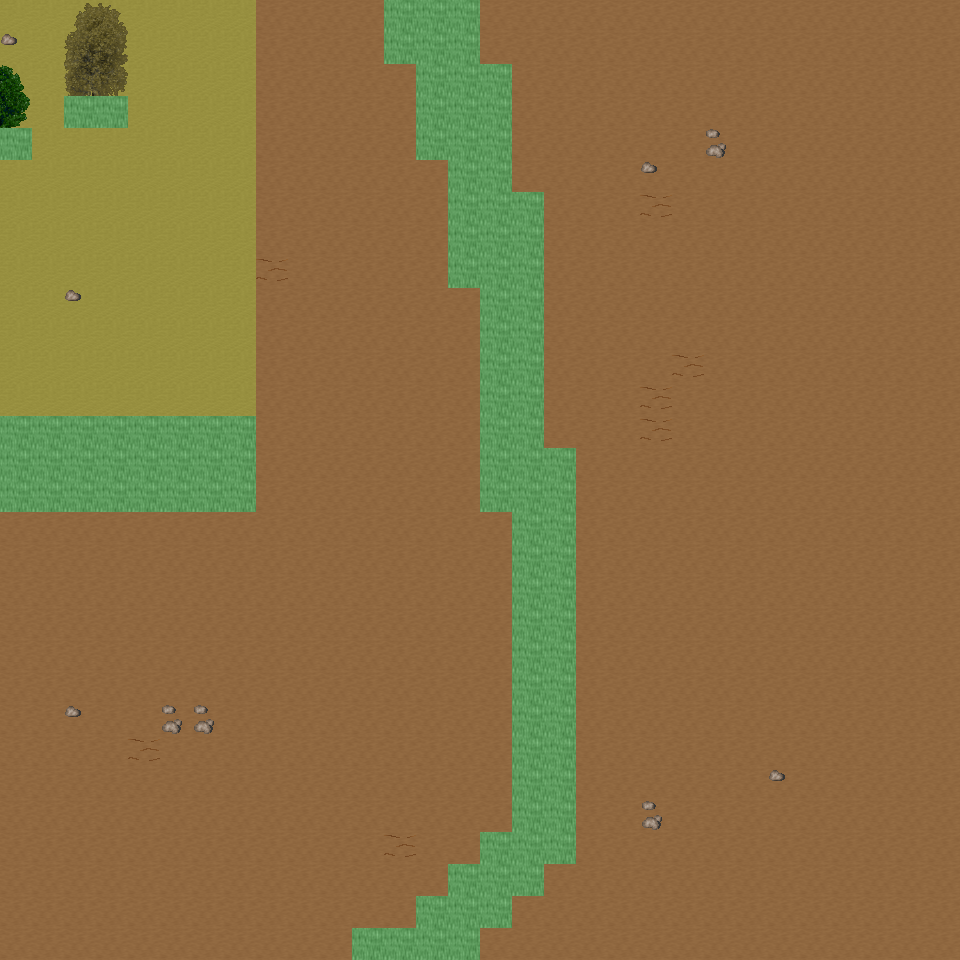

Below is a game level as drawn by its tile map, then a one-line description and the .tmx that defines it (tile-layer data replaced by summaries):
An orthogonal 30x30 tile map with 32x32 px tiles, 6 tile layers (Ground, Object, Object2, Above, ...), 23 tilesets and 7 objects (7x mapExit).

<map version="1.0" orientation="orthogonal" renderorder="right-down" width="30" height="30" tilewidth="32" tileheight="32" nextobjectid="8">
  <tileset firstgid="1" name="tileset_ground_ground" tilewidth="32" tileheight="32" tilecount="33" columns="3">
    <image source="../drawable/tileset_ground_ground.png" width="96" height="352" />
  </tileset>
  <tileset firstgid="34" name="tileset_ground_water_pool" tilewidth="32" tileheight="32" tilecount="72" columns="3">
    <image source="../drawable/tileset_ground_water_pool.png" width="96" height="768" />
  </tileset>
  <tileset firstgid="106" name="tileset_ground_ridge_earth_dark" tilewidth="32" tileheight="32" tilecount="96" columns="12">
    <image source="../drawable/tileset_ground_ridge_earth_dark.png" width="384" height="256" />
  </tileset>
  <tileset firstgid="202" name="tileset_ground_ridge_earth_pale" tilewidth="32" tileheight="32" tilecount="96" columns="12">
    <image source="../drawable/tileset_ground_ridge_earth_pale.png" width="384" height="256" />
  </tileset>
  <tileset firstgid="298" name="tileset_ground_grass_edges" tilewidth="32" tileheight="32" tilecount="36" columns="12">
    <image source="../drawable/tileset_ground_grass_edges.png" width="384" height="96" />
  </tileset>
  <tileset firstgid="334" name="tileset_ground_grass_corners" tilewidth="32" tileheight="32" tilecount="24" columns="6">
    <image source="../drawable/tileset_ground_grass_corners.png" width="192" height="128" />
  </tileset>
  <tileset firstgid="358" name="tileset_ground_earth_edges" tilewidth="32" tileheight="32" tilecount="18" columns="6">
    <image source="../drawable/tileset_ground_earth_edges.png" width="192" height="96" />
  </tileset>
  <tileset firstgid="376" name="tileset_ground_rock_pebbles" tilewidth="32" tileheight="32" tilecount="3" columns="1">
    <image source="../drawable/tileset_ground_rock_pebbles.png" width="32" height="96" />
  </tileset>
  <tileset firstgid="379" name="tileset_ground_ladder_steps" tilewidth="32" tileheight="32" tilecount="6" columns="3">
    <image source="../drawable/tileset_ground_ladder_steps.png" width="96" height="64" />
  </tileset>
  <tileset firstgid="385" name="tileset_plant_grasses" tilewidth="32" tileheight="32" tilecount="6" columns="3">
    <image source="../drawable/tileset_plant_grasses.png" width="96" height="64" />
  </tileset>
  <tileset firstgid="391" name="tileset_plant_flower_daisy_red" tilewidth="32" tileheight="32" tilecount="8" columns="2">
    <image source="../drawable/tileset_plant_flower_daisy_red.png" width="64" height="128" />
  </tileset>
  <tileset firstgid="399" name="tileset_plant_flower_daisy_yellow" tilewidth="32" tileheight="32" tilecount="8" columns="2">
    <image source="../drawable/tileset_plant_flower_daisy_yellow.png" width="64" height="128" />
  </tileset>
  <tileset firstgid="407" name="tileset_plant_flower_daisy_blue" tilewidth="32" tileheight="32" tilecount="8" columns="2">
    <image source="../drawable/tileset_plant_flower_daisy_blue.png" width="64" height="128" />
  </tileset>
  <tileset firstgid="415" name="tileset_item_corpse_huge_animal" tilewidth="32" tileheight="32" tilecount="16" columns="2">
    <image source="../drawable/tileset_item_corpse_huge_animal.png" width="64" height="256" />
  </tileset>
  <tileset firstgid="431" name="tileset_item_pot_dark_barrel" tilewidth="32" tileheight="32" tilecount="2" columns="1">
    <image source="../drawable/tileset_item_pot_dark_barrel.png" width="32" height="64" />
  </tileset>
  <tileset firstgid="433" name="tileset_item_statue_green_stone" tilewidth="32" tileheight="32" tilecount="12" columns="4">
    <image source="../drawable/tileset_item_statue_green_stone.png" width="128" height="96" />
  </tileset>
  <tileset firstgid="445" name="tileset_logic_creature_orc" tilewidth="32" tileheight="32" tilecount="6" columns="6">
    <image source="../drawable/tileset_logic_creature_orc.png" width="192" height="32" />
  </tileset>
  <tileset firstgid="451" name="tileset_logic_creature_animal" tilewidth="32" tileheight="32" tilecount="32" columns="8">
    <image source="../drawable/tileset_logic_creature_animal.png" width="256" height="128" />
  </tileset>
  <tileset firstgid="483" name="tileset_logic_portal" tilewidth="32" tileheight="32" tilecount="24" columns="8">
    <image source="../drawable/tileset_logic_portal.png" width="256" height="96" />
  </tileset>
  <tileset firstgid="507" name="tileset_logic_collision" tilewidth="32" tileheight="32" tilecount="1" columns="1">
    <image source="../drawable/tileset_logic_collision.png" width="32" height="32" />
  </tileset>
  <tileset firstgid="508" name="tileset_plant_tree_spruce" tilewidth="32" tileheight="32" tilecount="6" columns="2">
    <image source="../drawable/tileset_plant_tree_spruce.png" width="64" height="96" />
  </tileset>
  <tileset firstgid="514" name="tileset_plant_tree_taller_trees" tilewidth="32" tileheight="32" tilecount="32" columns="8">
    <image source="../drawable/tileset_plant_tree_taller_trees.png" width="256" height="128" />
  </tileset>
  <tileset firstgid="546" name="tileset_plant_bush_bush_mult_colored" tilewidth="32" tileheight="32" tilecount="6" columns="3">
    <image source="../drawable/tileset_plant_bush_bush_mult_colored.png" width="96" height="64" />
  </tileset>
  <layer name="Ground" width="30" height="30">
    <data>[900 cells, 900 non-empty, 2 distinct tile ids]</data>
  </layer>
  <layer name="Object" width="30" height="30">
    <data>[900 cells, 99 non-empty, 24 distinct tile ids]</data>
  </layer>
  <layer name="Object2" width="30" height="30">
    <data>[900 cells, 18 non-empty, 7 distinct tile ids]</data>
  </layer>
  <layer name="Above" width="30" height="30">
    <data>[900 cells, 8 non-empty, 8 distinct tile ids]</data>
  </layer>
  <layer name="Above2" width="30" height="30">
    <data>[900 cells, 0 non-empty, 0 distinct tile ids]</data>
  </layer>
  <layer name="Walkable" width="30" height="30">
    <data>[900 cells, 102 non-empty, 1 distinct tile ids]</data>
  </layer>
  <objectgroup name="MapEvents">
    <object id="1" name="north" type="mapExit" x="0" y="0" width="384" height="32">
      <properties>
        <property name="map" value="level_0_x72_y76" />
        <property name="x" value="0" />
        <property name="y" value="28" />
      </properties>
    </object>
    <object id="2" name="north2" type="mapExit" x="480" y="0" width="480" height="32">
      <properties>
        <property name="map" value="level_0_x72_y76" />
        <property name="x" value="15" />
        <property name="y" value="28" />
      </properties>
    </object>
    <object id="3" name="south" type="mapExit" x="0" y="928" width="352" height="32">
      <properties>
        <property name="map" value="level_0_x72_y78" />
        <property name="x" value="0" />
        <property name="y" value="1" />
      </properties>
    </object>
    <object id="4" name="south2" type="mapExit" x="480" y="928" width="480" height="32">
      <properties>
        <property name="map" value="level_0_x72_y78" />
        <property name="x" value="15" />
        <property name="y" value="1" />
      </properties>
    </object>
    <object id="5" name="west" type="mapExit" x="0" y="0" width="32" height="128">
      <properties>
        <property name="map" value="level_0_x71_y77" />
        <property name="x" value="28" />
        <property name="y" value="0" />
      </properties>
    </object>
    <object id="6" name="west2" type="mapExit" x="0" y="160" width="32" height="256">
      <properties>
        <property name="map" value="level_0_x71_y77" />
        <property name="x" value="28" />
        <property name="y" value="5" />
      </properties>
    </object>
    </objectgroup>
</map>
<!-- 1 of 7 objects omitted -->
